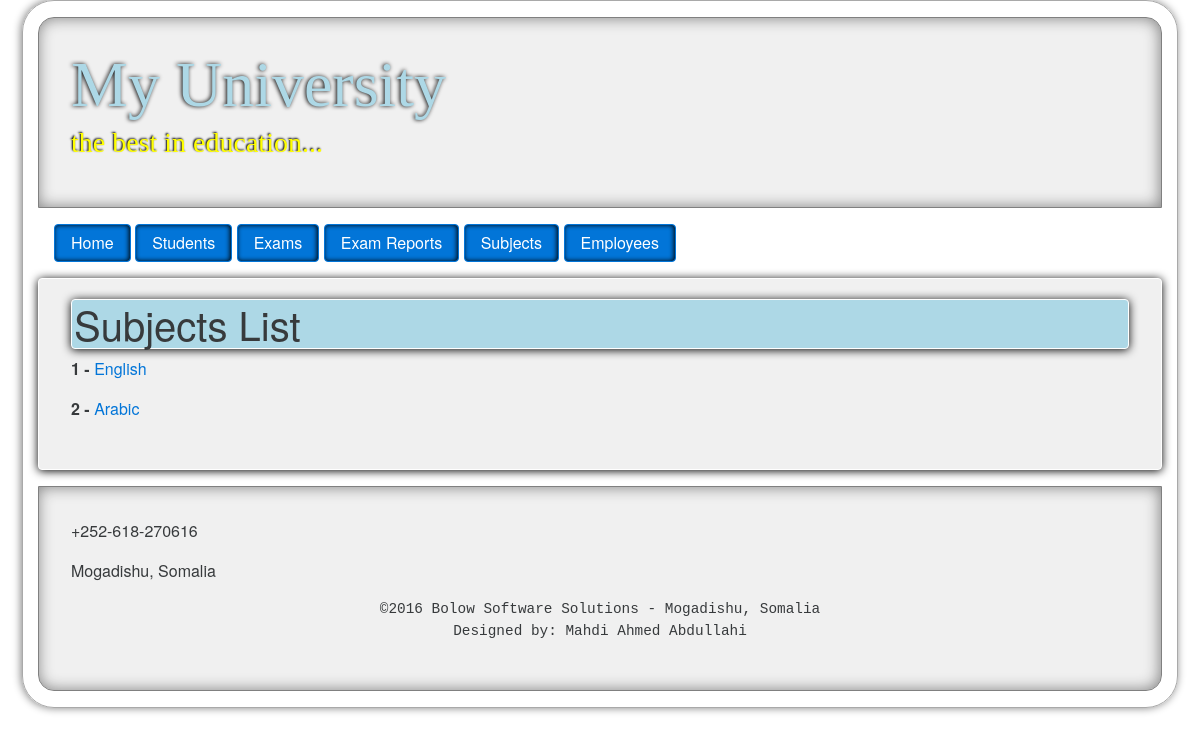
The app's page /cms/subjects, older data.
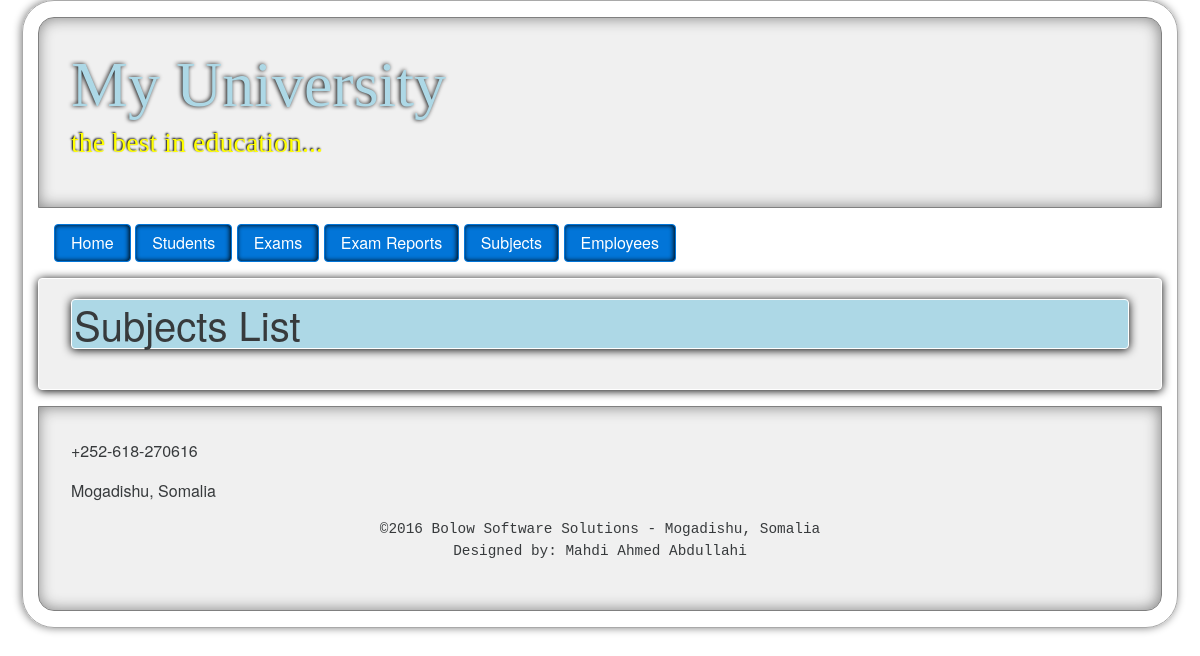
The same page, newer data.
### university/models.py (models this page shows)
class Subject(models.Model):
    name = models.CharField(max_length=100)
    description = models.TextField(max_length=300)
    def __str__(self):
        return self.name

### university/views.py (the view)
def subjects_list(request):
    subjects = Subject.objects.all()
    return render(request, 'subject/subjects_list.html', {'subjects':subjects,'settings':settings})

### university/templates/subject/subjects_list.html
{% extends 'university/layout.html' %}
{% block content %}
<h1>Subjects List</h1>
{% for subject in subjects %}
	<p><b>{{ subject.pk }} - </b><a href="{%	url	"subject_details"	pk=subject.pk	%}">{{ subject }}</a></p>
{% endfor %}
{% endblock %}

Row changes from the older to the newer data that the page shows:
removed Subject: pk "1", name "English"
removed Subject: pk "2", name "Arabic"
